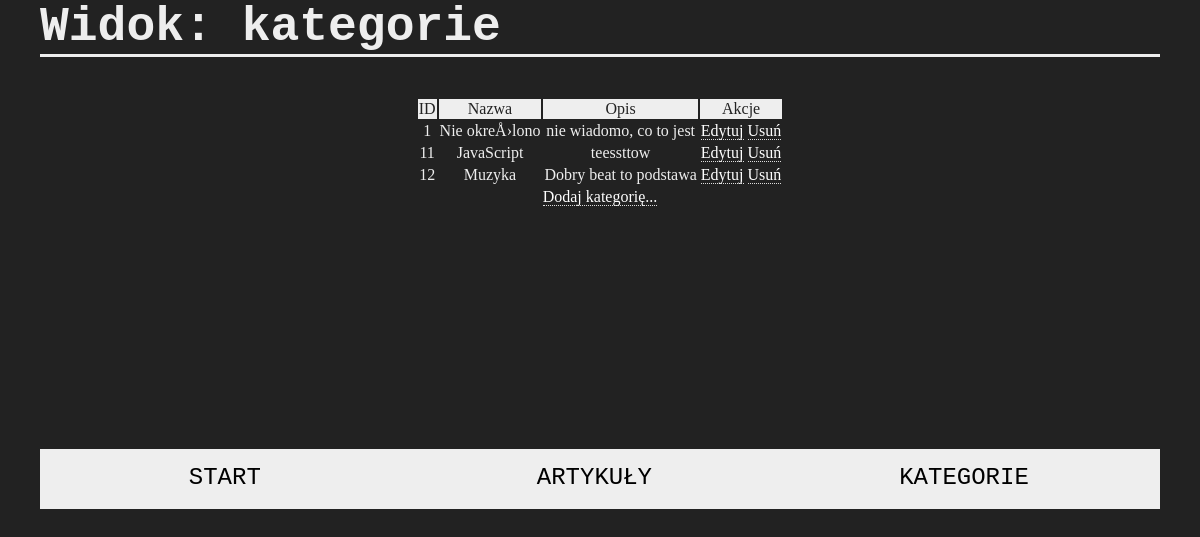
The app's page /szt/admin/categories.php with its own data.
### tables this page shows
CREATE TABLE `kategorie` (
  `id_kat` bigint(20) UNSIGNED NOT NULL,
  `nazwa` varchar(40) NOT NULL,
  `opis` text
);

### szt/admin/categories.php (the view, shortened to what this page needs)
<html>
<head>
  <link rel="stylesheet" href="css/style.css" />
</head>
<body>
<div class="wrapper">
  <header><h1>Widok: kategorie</h1></header>
<?php
include '/inc/dbh.php';
$sql="SELECT * FROM kategorie";
$result=mysqli_query($conn,$sql);
echo "<table>";
echo "<tr class='desc'><td>ID</td><td>Nazwa</td><td>Opis</td><td colspan=2>Akcje</td></tr>";
while($row=$result->fetch_assoc()){
  echo "<tr>";
echo "<td>".$row['id_kat']."</td><td>".$row['nazwa']."</td><td>".$row['opis']."</td>";
echo "<td><a href='inc/modifycatform.php?id=".$row['id_kat']."'>Edytuj</a></td><td><a href='inc/modifycat.php?id=".$row['id_kat']."&action=delete' id='del'>Usuń</a></td>";
  echo "</tr>";
}
echo "<tr><td colspan='5'><a href='inc/addcategory.php'>Dodaj kategorię...</a></td></tr>";
echo "</table>";
include 'inc/menu.php'
?>
</div>
</body>
</html>

### szt/admin/css/style.css (style rules this page uses)
body { margin: 0; padding: 0; background-color: #222222; color: #EEEEEE; }
.wrapper { width: 96%; max-width: 1120px; margin: 0 auto; padding: 0 2%; }
.wrapper header { font-size: 24px; font-family: monospace; border-bottom: 3px solid #eee; margin-bottom: 40px; }
.wrapper header h1 { margin: 0; padding: 0; }
.wrapper table { text-align: center; margin: 0 auto; border: 0; }
.wrapper table .desc { background-color: #eee; color: #222; }
.wrapper table a { color: #fff; text-decoration: none; border-bottom: 1px dotted #ddd; }

### records on screen
kategorie: id_kat "1", nazwa "Nie okreÅ›lono", opis "nie wiadomo, co to jest"
kategorie: id_kat "11", nazwa "JavaScript", opis "teessttow"
kategorie: id_kat "12", nazwa "Muzyka", opis "Dobry beat to podstawa"
